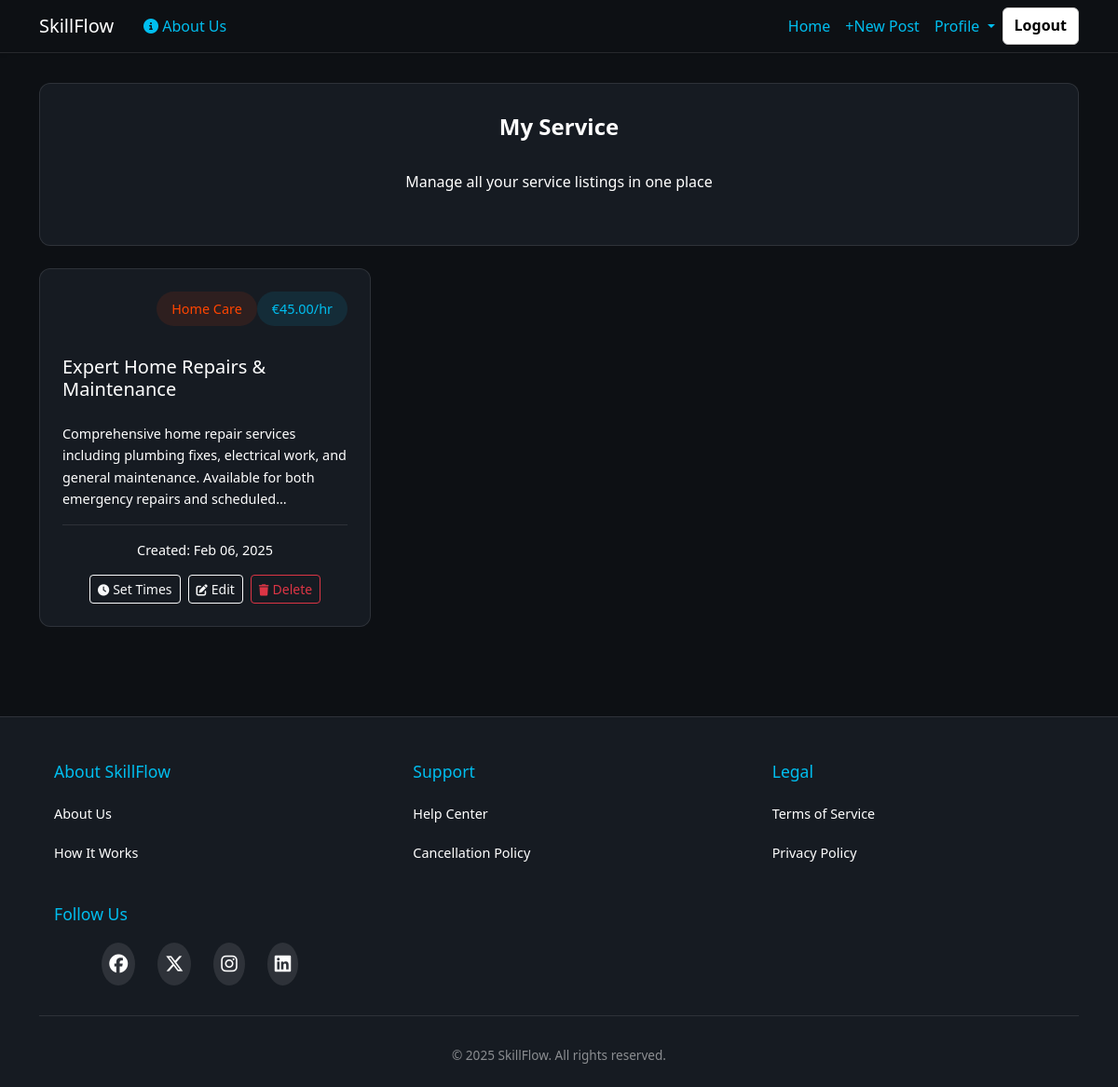
Screenshot of /profile-services (signed in) with the database file from the repository.
### skillflow/models.py (models this page shows, shortened)
class Service(models.Model):
    title = models.CharField(max_length=100)
    description = models.TextField()
    CATEGORY_CHOICES = [
        ('home-care', 'Home Care'),
        ('education', 'Education'),
        ('creative', 'Creative'),
        ('health', 'Health'),
        ('events', 'Events'),
    ]
    category = models.CharField(max_length=50, choices=CATEGORY_CHOICES)
    hourly_rate = models.DecimalField(max_digits=6, decimal_places=2)
    provider = models.ForeignKey(User, on_delete=models.CASCADE)
    created_at = models.DateTimeField(auto_now_add=True)

### skillflow/views.py (the view)
# urls.py: path('profile-services', views.my_services, name='my_services'), # List user's services
@login_required
def my_services(request):
    user_services = Service.objects.filter(provider=request.user).order_by('-created_at')
    return render(request, 'skillflow/my_services.html', {
        'user_services': user_services
    })

### skillflow/templates/skillflow/my_services.html (shortened to what this page needs)
    {% extends 'skillflow/base.html' %}
    {% block content %}
    <main class="service-cards-section">
        <div class="container">
            <div class="form-card mb-4 text-center">
                <h4 class="form-title">My Service</h4>
                <p class="text-white mb-4">Manage all your service listings in one place</p>
            </div>
            <div class="row g-4">
                {% for service in user_services %}
                <div class="col-md-6 col-lg-4">
                    <div class="service-card">
                        <div class="service-card-header">
                            <span class="service-category">{{ service.get_category_display }}</span>
                            <span class="service-price">€{{ service.hourly_rate }}/hr</span>
                        </div>
                        <h5 class="service-title">{{ service.title }}</h5>
                        <p class="service-description">{{ service.description }}</p>
                        <div class="service-footer flex-column">
                            <div class="service-provider mb-3">Created: {{ service.created_at|date:"M d, Y" }}</div>
                            <div class="d-flex justify-content-center gap-2 w-100">
                                <a href="{% url 'manage_schedule' service.id %}" class="btn btn-sm btn-outline-light">
                                    Set Times
                                </a>
                                <a href="{% url 'edit_service' service.id %}" class="btn btn-sm btn-outline-light">
                                    Edit
                                </a>
                                <form method="POST" action="{% url 'delete_service' service.id %}" class="d-inline"
                                      onsubmit="return confirm('Are you sure you want to delete this service?');">
                                    <button type="submit" class="btn btn-sm btn-outline-danger">
                                        Delete
                                    </button>
                                </form>
                            </div>
                        </div>
                    </div>
                </div>
                {% endfor %}
            </div>
        </div>
    </main>
    {% endblock %}

### skillflow/static/css/styles.css (style rules this page uses)
body { background-color: #0D1014; min-height: 100vh; display: flex; flex-direction: column; }
main { flex: 1 0 auto; }
.service-category { background-color: rgba(255, 69, 0, 0.1); color: orangered; padding: 0.5rem 1rem; border-radius: 20px; font-size: 0.9rem; font-weight: 500; }
.service-cards-section { padding: 2rem 0; }
.service-card { background-color: #161b22; border: 1px solid rgba(255, 255, 255, 0.1); border-radius: 12px; padding: 1.5rem; height: 100%; min-height: 340px; display: flex; flex-direction: column; }
.service-card-header { display: flex; justify-content: flex-end; margin-bottom: 2rem; }
.service-price { background-color: rgba(0, 190, 239, 0.1); color: #00beef; padding: 0.5rem 1rem; border-radius: 20px; font-size: 0.9rem; font-weight: 500; }
.service-title { color: white; margin-bottom: 1.5rem; font-size: 1.25rem; }
.service-description { color: white; font-size: 0.9rem; margin-bottom: 1rem; line-height: 1.6; max-height: 6.4em; overflow: hidden; display: -webkit-box; -webkit-line-clamp: 4; -webkit-box-orient: vertical; word-break: break-word; flex: 1; }
.service-footer { display: flex; justify-content: space-between; align-items: center; padding-top: 1rem; border-top: 1px solid rgba(255, 255, 255, 0.1); margin-top: auto; }
.service-provider { color: white; font-size: 0.9rem; }
.form-card { background-color: #161b22; border: 1px solid rgba(255, 255, 255, 0.1); border-radius: 12px; padding: 2rem; }
.form-title { color: white; text-align: center; margin-bottom: 2rem; font-weight: 600; }

### rows the page displays
Service: category "Home Care", hourly_rate "45.00", title "Expert Home Repairs & Maintenance", description "Comprehensive home repair services including plumbing fixes, electrical work, and general maintenance. Available for both emergency repairs and…", created_at "Feb 06, 2025"
